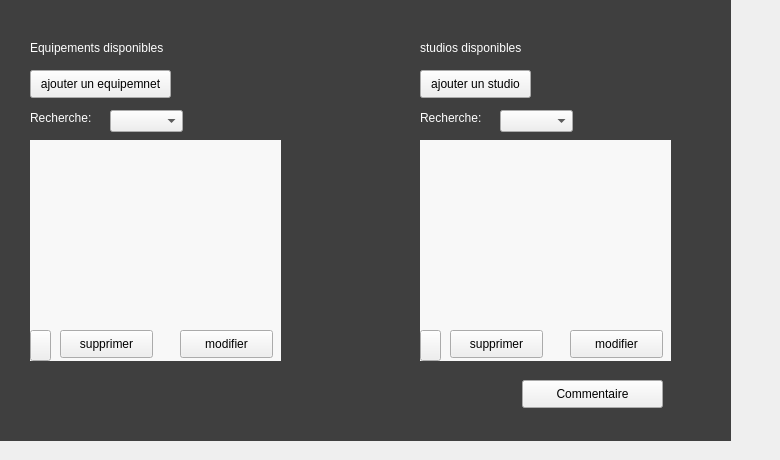
      <widget class="QWidget" name="Principale">
       <attribute name="title">
        <string>Studio Principale </string>
       </attribute>
       <widget class="QLabel" name="label_43">
        <property name="geometry">
         <rect>
          <x>-40</x>
          <y>-10</y>
          <width>771</width>
          <height>451</height>
         </rect>
        </property>
        <property name="styleSheet">
         <string notr="true">background-color: rgb(63, 63, 63);</string>
        </property>
        <property name="text">
         <string/>
        </property>
       </widget>
       <widget class="QLabel" name="label_44">
        <property name="geometry">
         <rect>
          <x>30</x>
          <y>140</y>
          <width>251</width>
          <height>221</height>
         </rect>
        </property>
        <property name="styleSheet">
         <string notr="true">background-color: rgb(248, 248, 248);</string>
        </property>
        <property name="text">
         <string/>
        </property>
       </widget>
       <widget class="QLabel" name="label_45">
        <property name="geometry">
         <rect>
          <x>420</x>
          <y>140</y>
          <width>251</width>
          <height>221</height>
         </rect>
        </property>
        <property name="styleSheet">
         <string notr="true">background-color: rgb(248, 248, 248);</string>
        </property>
        <property name="text">
         <string/>
        </property>
       </widget>
       <widget class="QPushButton" name="pushButton_15">
        <property name="geometry">
         <rect>
          <x>522</x>
          <y>380</y>
          <width>141</width>
          <height>28</height>
         </rect>
        </property>
        <property name="text">
         <string>Commentaire</string>
        </property>
       </widget>
       <widget class="QLabel" name="label_46">
        <property name="geometry">
         <rect>
          <x>30</x>
          <y>40</y>
          <width>151</width>
          <height>16</height>
         </rect>
        </property>
        <property name="styleSheet">
         <string notr="true">color: rgb(255, 255, 255);</string>
        </property>
        <property name="text">
         <string>Equipements disponibles</string>
        </property>
       </widget>
       <widget class="QLabel" name="label_47">
        <property name="geometry">
         <rect>
          <x>420</x>
          <y>40</y>
          <width>151</width>
          <height>16</height>
         </rect>
        </property>
        <property name="styleSheet">
         <string notr="true">color: rgb(255, 255, 255);</string>
        </property>
        <property name="text">
         <string>studios disponibles</string>
        </property>
       </widget>
       <widget class="QPushButton" name="pushButton_16">
        <property name="geometry">
         <rect>
          <x>30</x>
          <y>70</y>
          <width>141</width>
          <height>28</height>
         </rect>
        </property>
        <property name="text">
         <string>ajouter un equipemnet</string>
        </property>
       </widget>
       <widget class="QPushButton" name="pushButton_17">
        <property name="geometry">
         <rect>
          <x>420</x>
          <y>70</y>
          <width>111</width>
          <height>28</height>
         </rect>
        </property>
        <property name="text">
         <string>ajouter un studio</string>
        </property>
       </widget>
       <widget class="QComboBox" name="comboBox_3">
        <property name="geometry">
         <rect>
          <x>110</x>
          <y>110</y>
          <width>73</width>
          <height>22</height>
         </rect>
        </property>
       </widget>
       <widget class="QComboBox" name="comboBox_4">
        <property name="geometry">
         <rect>
          <x>500</x>
          <y>110</y>
          <width>73</width>
          <height>22</height>
         </rect>
        </property>
       </widget>
       <widget class="QLabel" name="label_48">
        <property name="geometry">
         <rect>
          <x>30</x>
          <y>110</y>
          <width>71</width>
          <height>16</height>
         </rect>
        </property>
        <property name="styleSheet">
         <string notr="true">color: rgb(255, 255, 255);</string>
        </property>
        <property name="text">
         <string>Recherche:</string>
        </property>
       </widget>
       <widget class="QLabel" name="label_49">
        <property name="geometry">
         <rect>
          <x>420</x>
          <y>110</y>
          <width>71</width>
          <height>16</height>
         </rect>
        </property>
        <property name="styleSheet">
         <string notr="true">color: rgb(255, 255, 255);</string>
        </property>
        <property name="text">
         <string>Recherche:</string>
        </property>
       </widget>
       <widget class="QPushButton" name="pushButton_18">
        <property name="geometry">
         <rect>
          <x>60</x>
          <y>330</y>
          <width>93</width>
          <height>28</height>
         </rect>
        </property>
        <property name="text">
         <string>supprimer</string>
        </property>
       </widget>
       <widget class="QPushButton" name="pushButton_20">
        <property name="geometry">
         <rect>
          <x>450</x>
          <y>330</y>
          <width>93</width>
          <height>28</height>
         </rect>
        </property>
        <property name="text">
         <string>supprimer</string>
        </property>
       </widget>
       <widget class="QPushButton" name="pushButton_21">
        <property name="geometry">
         <rect>
          <x>180</x>
          <y>330</y>
          <width>93</width>
          <height>28</height>
         </rect>
        </property>
        <property name="text">
         <string>modifier</string>
        </property>
       </widget>
       <widget class="QPushButton" name="pushButton_22">
        <property name="geometry">
         <rect>
          <x>570</x>
          <y>330</y>
          <width>93</width>
          <height>28</height>
         </rect>
        </property>
        <property name="text">
         <string>modifier</string>
        </property>
       </widget>
       <widget class="QPushButton" name="pushButton_82">
        <property name="geometry">
         <rect>
          <x>30</x>
          <y>330</y>
          <width>21</width>
          <height>31</height>
         </rect>
        </property>
        <property name="styleSheet">
         <string notr="true">image:url(:/new/prefix1/delete.png)</string>
        </property>
        <property name="text">
         <string/>
        </property>
       </widget>
       <widget class="QPushButton" name="pushButton_83">
        <property name="geometry">
         <rect>
          <x>420</x>
          <y>330</y>
          <width>21</width>
          <height>31</height>
         </rect>
        </property>
        <property name="styleSheet">
         <string notr="true">image:url(:/new/prefix1/delete.png)</string>
        </property>
        <property name="text">
         <string/>
        </property>
       </widget>
      </widget>
